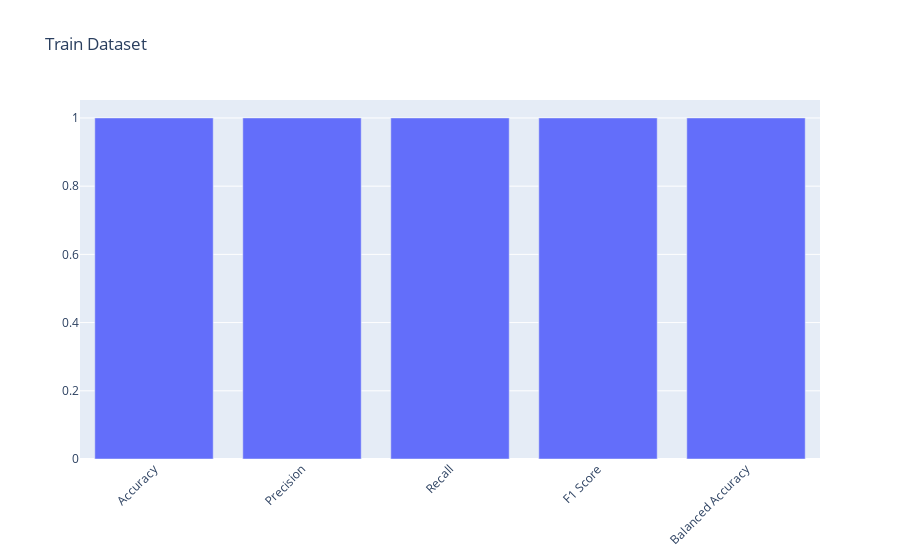

This figure's notebook cell:
### Code cell
plot_bar_results('Train', metric_values)

### Figure 1 — Plotly figure (JSON) as saved in the notebook; plotly's stock layout.template omitted (floating-point values rounded to 4 significant figures)
{"data": [{"name": "High Complexity", "type": "bar", "x": ["Accuracy", "Precision", "Recall", "F1 Score", "Balanced Accuracy"], "y": [1, 1, 1, 1, 1]}], "layout": {"barmode": "group", "title": {"text": "Train Dataset"}, "xaxis": {"tickangle": -45}}}
